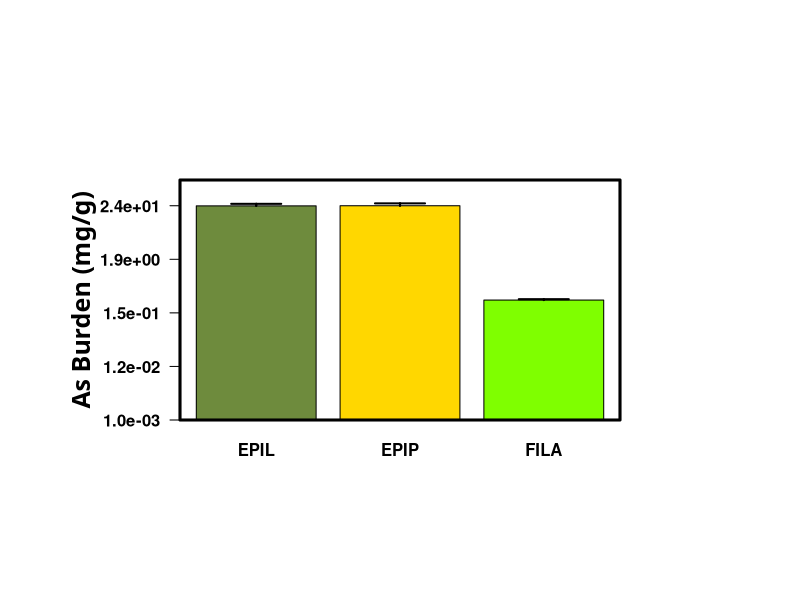

This figure's R source: (Note: this script raises an error after producing the figure.)
library(tidyverse)
library(readr)
library(plyr)
library(dplyr)

alldata <- read.csv("2_incremental/20220313_STANDING_CROP.csv")

#@alldata$SAMPLING_DATE<-as.Date(alldata$SAMPLING_DATE)

alldata$SAMPLING_DATE<-factor(alldata$SAMPLING_DATE,levels = c("6/22/2021", "7/7/2021", "7/20/2021", "8/3/2021", "8/17/2021","9/9/2021", "9/22/2021", "10/13/2021"), ordered=TRUE)

# Variable date to factor

dfALL <- alldata

dfEPIL <- alldata[which(alldata$SAMPLE_DESCRIPTOR == "EPIL"),]

dfEPIP <- alldata[which(alldata$SAMPLE_DESCRIPTOR == "EPIP"),]

dfFILA <- alldata[which(alldata$SAMPLE_DESCRIPTOR == "FILA"),]

se <- function(x, ...) sqrt(var(x, ...)/length(x))

Ylabel=expression(bold("As Burden (mg/g)"))

names(alldata)

n1<-49

mult=1

ALL.SUM<-data.frame(aggregate(as.numeric(dfALL[,n1]) ~ SAMPLE_DESCRIPTOR, dfALL, mean))
ALL.SUM[,3]<-aggregate(as.numeric(dfALL[,n1]) ~ SAMPLE_DESCRIPTOR, dfALL, se)[,2]

#ALL.SUM <- subset(ALL.SUM, SITE == ssite)

names(ALL.SUM)<-c("SAMPLE_DESCRIPTOR","MEAN.ALL","STDER.ALL")
ALL.SUM[,4]<--2
ALL.SUM[,c(3,4)]<-ALL.SUM[,c(3,4)]*mult 

ALL.SUM[is.na(ALL.SUM)] <- 0

ALL.SUM[ALL.SUM < 0] <- 0

# Uniform color

dev.new()

names(ALL.SUM)

tabbedMeans <- tapply(ALL.SUM$MEAN.ALL, list(ALL.SUM$SAMPLE_DESCRIPTOR
),
function(x) c(x = x))
tabbedSE <- tapply(ALL.SUM$STDER.ALL, list(ALL.SUM$SAMPLE_DESCRIPTOR),
                   function(x) c(x = x))

dev.new()
par(mar=c(9, 9, 9, 9))
barCenters <- barplot(MEAN.ALL ~ SAMPLE_DESCRIPTOR, data = ALL.SUM, 
                      beside = TRUE, 
                      ylim = c(0.001, max(ALL.SUM$MEAN.ALL+ALL.SUM$STDER.ALL, na.rm=T)*3),
                      xlab = NA,
                      yaxt = "n",
                      ylab = NA,
                      lwd=3,
                      col=c(colors()[89],"gold" , "chartreuse"),
                      log="y",
                      font=2
)

segments(barCenters, tabbedMeans, barCenters,
         tabbedMeans + tabbedSE, lwd = 2)

arrows(barCenters, tabbedMeans, barCenters,
       tabbedMeans + tabbedSE, lwd = 2, angle = 90,
       code = 2, length = .25)

box(lwd=3)

lseq <- function(from=1, to=100000, length.out=6) {
  exp(seq(log(from), log(to), length.out = length.out))
}

aty <- lseq(0.001, max(ALL.SUM$MEAN.ALL, na.rm=TRUE), length.out=5)

#aty <- seq(0.00, max(ALL.SUM$MEAN.ALL, na.rm=TRUE), length.out=5)


axis(side = 2, at = aty, labels=format(aty, scientific=T,digits = 2), las=1, font.axis=2, cex.axis=1)

#title(xlab=Xlabel, line=3, cex.lab=1.75, family="Calibri")

title(ylab=Ylabel, line=4, cex.lab=1.5, family="Calibri")

one.way <- aov(alldata[,n] ~ SAMPLE_DESCRIPTOR, data = alldata)

summary(one.way)

tukey.two.way<-TukeyHSD(one.way)

tukey.two.way










